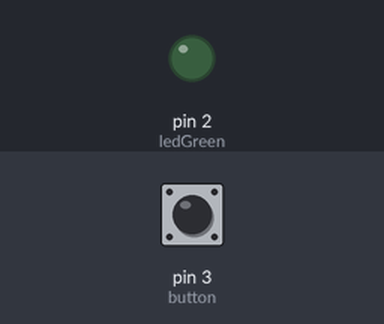
The sketch below on a simulated Arduino Uno, built with avr-gcc and run on an emulated ATmega328P. On the bench: output pins drawn as LEDs (lit = HIGH). The inputs (shaded band) are chosen by the test bench; at power-on: pin 3 (button) LOW.

Above: at 1.2 s.
1.3 s: pin 3 (button) pulled HIGH for 0.15 s
At 1.37 s:
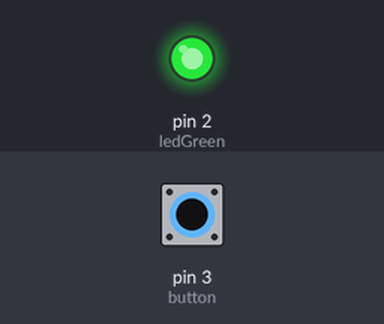
2.9 s: pin 3 (button) pulled HIGH for 3.2 s
At 6.6 s:
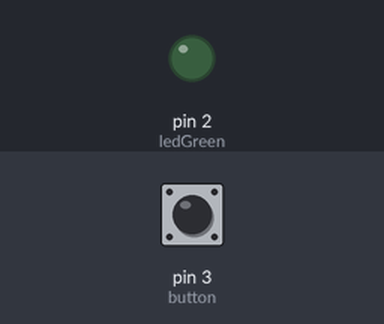
Timing chart, 0 to 8.1 s (numbered marks = the images above; inputs shaded):
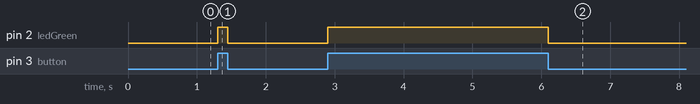

Measured:
- after the input at 1.3 s, pin 2 (ledGreen): LOW → HIGH at once, → LOW 0.15 s later
- after the input at 2.9 s, pin 2 (ledGreen): LOW → HIGH at once, → LOW 3.2 s later

The sketch:

pushbutton.ino
```cpp
const int ledGreen = 2;
const int button =3;
int state=0;

void setup() {
  // put your setup code here, to run once:


  pinMode(ledGreen, OUTPUT);
  pinMode(button, INPUT);
  digitalWrite(ledGreen, LOW);
}

void loop() {
  // put your main code here, to run repeatedly:

  state= digitalRead(button);
  if(state==1){
    digitalWrite(ledGreen, HIGH);
  }
  else{
    digitalWrite(ledGreen, LOW);
  }

}
```
